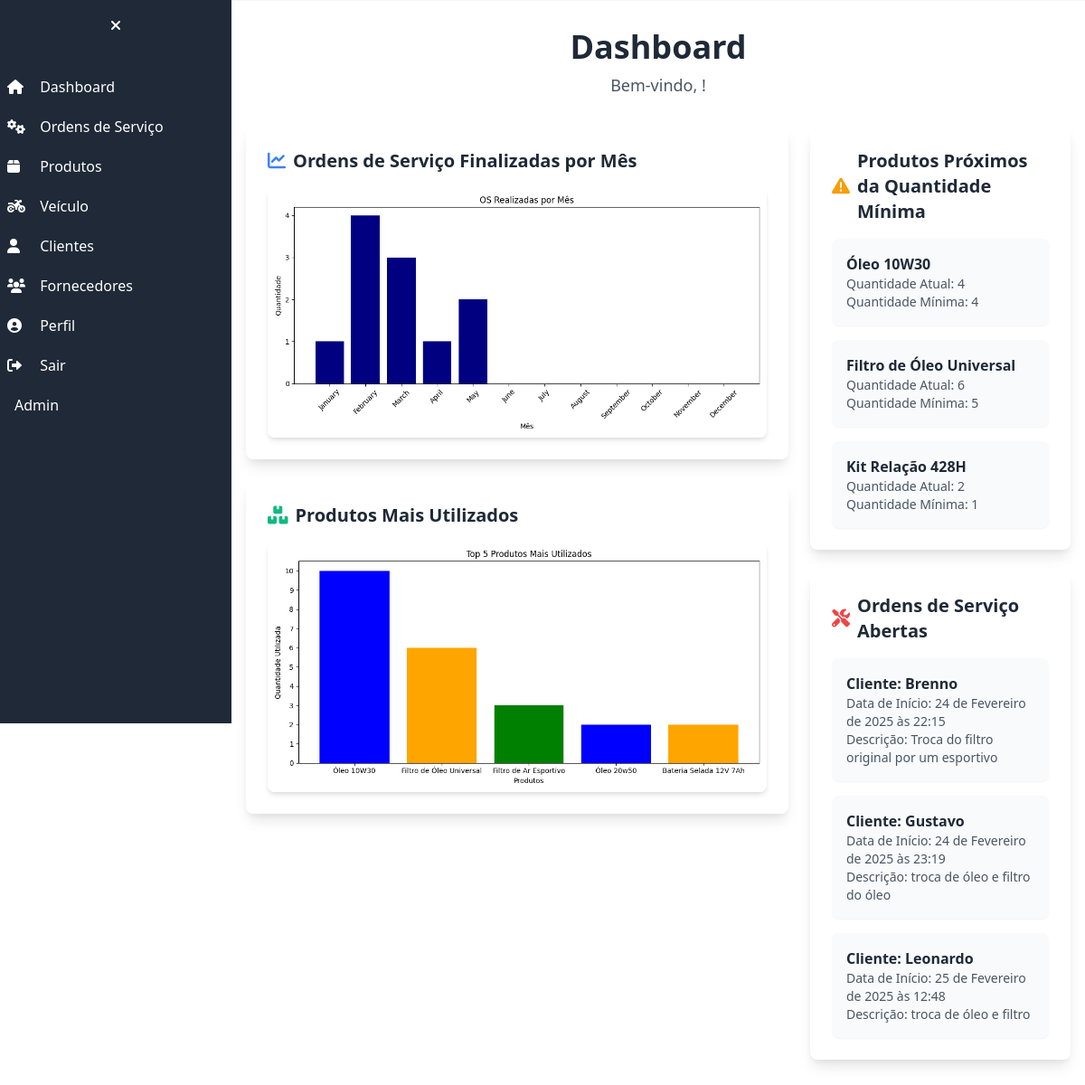
The app's page / (signed in) with its own data.
### produto/models.py (models this page shows, shortened)
class Produto(models.Model):
    fornecedor = models.ForeignKey(Fornecedor, on_delete=models.CASCADE, verbose_name='Fornecedor')
    nome = models.CharField(max_length=255)
    descricao = models.TextField()
    valor = models.DecimalField(max_digits=10, decimal_places=2)
    outras_despesas = models.DecimalField(max_digits=10, decimal_places=2, default=0.00)
    custo_final = models.DecimalField(max_digits=10, decimal_places=2)
    lucro = models.DecimalField(max_digits=10, decimal_places=2)
    valor_venda = models.DecimalField(max_digits=10, decimal_places=2)
    qtd_minima = models.IntegerField()
    qtd_maxima = models.IntegerField()
    qtd_atual = models.IntegerField()

### ordem_servico/models.py (models this page shows, shortened)
class OS(models.Model):
    cliente_nome = models.ForeignKey(Cliente, on_delete=models.CASCADE, verbose_name='Nome do Cliente')
    veiculo = models.ManyToManyField(Veiculo, verbose_name='Veiculo do Cliente')
    foto_inicio = models.ImageField(upload_to='images/', blank=True, verbose_name='Foto do veiculo antes da OS')
    data_inicio = models.DateTimeField(auto_now_add=True, null=False, blank=False, verbose_name="Data de inicio")
    data_fim = models.DateTimeField(null=True, blank=True, verbose_name="Data de entrega")
    foto_fim = models.ImageField(upload_to='images/', blank=True, null=True, verbose_name='Foto do veiculo depois da OS')
    mao_obra = models.DecimalField(max_digits=10, decimal_places=2, verbose_name='Valor da mão de obra')
    descricao = models.TextField(blank=True, verbose_name='Descrição')
    valor_total = models.DecimalField(max_digits=10, decimal_places=2)
    observacao = models.TextField('OBSERVAÇÕES', blank=True)
    class Meta:
        verbose_name = 'Ordem de Serviço'
        verbose_name_plural = 'Ordens de Serviço'

### cliente/models.py (models this page shows, shortened)
class Cliente(models.Model):
    nome = models.CharField('NOME', max_length=255)
    cpf_cnpj = models.CharField('CPF', max_length=18, validators=[validate_cpf_cnpj])
    data_nascimento = models.DateField('NASCIDO EM')
    telefone = models.CharField('TELEFONE 1', max_length=20, validators=[validate_phone])
    telefone2 = models.CharField('TELEFONE 2', max_length=20, validators=[validate_phone], blank=True)
    email = models.EmailField('EMAIL', blank=True)
    endereco_cep = models.CharField('CEP', max_length=10, blank=True)
    endereco_logradouro = models.CharField('ENDEREÇO', max_length=255, blank=True)
    endereco_numero = models.CharField('NÚMERO', max_length=10, blank=True)
    endereco_bairro = models.CharField('BAIRRO', max_length=255, blank=True)
    endereco_cidade = models.CharField('CIDADE', max_length=255, blank=True)
    endereco_estado = models.CharField('ESTADO', max_length=2, choices=ESTADOS_CHOICES, blank=True)
    endereco_complemento = models.CharField('COMPLEMENTO', max_length=255, blank=True)
    observacao = models.TextField('OBSERVAÇÕES', blank=True)
    criado_em = models.DateTimeField('CRIADO EM', auto_now_add=True)
    class Meta:
        verbose_name = 'Cliente'
        verbose_name_plural = 'Clientes'
    def __str__(self) -> str:
        return self.nome

### dashboard/views.py (the view)
# urls.py: path('', view=dashboard, name='dashboard'),
def dashboard(request):
    produtos_proximos_minimo = Produto.objects.filter(qtd_atual__lte=F('qtd_minima') + 2)
    ordens_abertas = OS.objects.filter(data_fim__isnull=True)
    ordens_finalizadas_por_mes = (
        OS.objects.filter(data_fim__isnull=False)
        .annotate(mes=TruncMonth('data_fim'))
        .values('mes')
        .annotate(total=Count('id'))
        .order_by('mes')
    )
    meses_do_ano = {month: 0 for month in range(1, 13)}
    for item in ordens_finalizadas_por_mes:
        mes = item['mes'].month
        meses_do_ano[mes] = item['total']
    labels_os = [calendar.month_name[mes] for mes in meses_do_ano.keys()]
    data_os = list(meses_do_ano.values())
    plt.figure(figsize=(10, 5))
    plt.bar(labels_os, data_os, color='navy')
    plt.title("OS Realizadas por Mês")
    plt.xlabel("Mês")
    plt.ylabel("Quantidade")
    plt.xticks(rotation=45)
    plt.yticks(range(0, max(data_os) + 1))
    plt.tight_layout()
    buffer_os = io.BytesIO()
    plt.savefig(buffer_os, format='png')
    buffer_os.seek(0)
    image_base64_os = base64.b64encode(buffer_os.read()).decode('utf-8')
    buffer_os.close()
    produtos_mais_utilizados = (
        OSProduto.objects.values('produto__nome')
        .annotate(total_quantidade=Sum('quantidade'))
        .order_by('-total_quantidade')[:5]
    )
    nomes_produtos = [produto['produto__nome'] for produto in produtos_mais_utilizados]
    quantidades = [produto['total_quantidade'] for produto in produtos_mais_utilizados]
    plt.figure(figsize=(10, 5))
    plt.bar(nomes_produtos, quantidades, color=['blue', 'orange', 'green'])
    plt.title("Top 5 Produtos Mais Utilizados")
    plt.xlabel("Produtos")
    plt.ylabel("Quantidade Utilizada")
    plt.yticks(range(0, max(quantidades) + 1))
    plt.tight_layout()
    buffer_produtos = io.BytesIO()
    plt.savefig(buffer_produtos, format='png')
    buffer_produtos.seek(0)
    image_base64_produtos = base64.b64encode(buffer_produtos.read()).decode('utf-8')
    buffer_produtos.close()
    return render(request, 'dashboard.html', {
        'produtos_proximos_minimo': produtos_proximos_minimo,
        'ordens_abertas': ordens_abertas,
        'grafico_os': image_base64_os,
        'grafico_produtos': image_base64_produtos,
    })

### templates/dashboard.html (shortened to what this page needs)
{% extends "base.html" %}
{% block content %}
<div class="container mx-auto px-4 py-8">
    <div class="text-center mb-8">
        <h1 class="text-4xl font-bold text-gray-800">Dashboard</h1>
        <p class="text-lg text-gray-600 mt-2">Bem-vindo, {{ user.first_name }}!</p>
    </div>
    <div class="grid grid-cols-1 lg:grid-cols-3 gap-6">
        <div class="lg:col-span-2">
            <div class="bg-white p-6 rounded-lg shadow-lg mb-6">
                <h2 class="text-xl font-bold text-gray-800 mb-4 flex items-center">
                    <i class="fas fa-chart-line text-blue-500 mr-2"></i>
                    Ordens de Serviço Finalizadas por Mês
                </h2>
                <div class="flex justify-center">
                    <img alt="Gráfico de OS Finalizadas" class="rounded-lg shadow-md">
                </div>
            </div>
            <div class="bg-white p-6 rounded-lg shadow-lg">
                <h2 class="text-xl font-bold text-gray-800 mb-4 flex items-center">
                    <i class="fas fa-boxes text-green-500 mr-2"></i>
                    Produtos Mais Utilizados
                </h2>
                <div class="flex justify-center">
                    <img alt="Gráfico de Produtos Mais Utilizados" class="rounded-lg shadow-md">
                </div>
            </div>
        </div>
        <div class="lg:col-span-1">
            <div class="bg-white p-6 rounded-lg shadow-lg mb-6">
                <h2 class="text-xl font-bold text-gray-800 mb-4 flex items-center">
                    <i class="fas fa-exclamation-triangle text-yellow-500 mr-2"></i>
                    Produtos Próximos da Quantidade Mínima
                </h2>
                <div class="space-y-4">
                    {% for produto in produtos_proximos_minimo %}
                        <div class="bg-gray-50 p-4 rounded-lg shadow-sm hover:shadow-md transition-shadow">
                            <p class="font-bold text-gray-800">{{ produto.nome }}</p>
                            <p class="text-sm text-gray-600">Quantidade Atual: {{ produto.qtd_atual }}</p>
                            <p class="text-sm text-gray-600">Quantidade Mínima: {{ produto.qtd_minima }}</p>
                        </div>
                    {% empty %}
                        <p class="text-gray-600 text-center">Não há produtos próximos da quantidade mínima.</p>
                    {% endfor %}
                </div>
            </div>
            <div class="bg-white p-6 rounded-lg shadow-lg">
                <h2 class="text-xl font-bold text-gray-800 mb-4 flex items-center">
                    <i class="fas fa-tools text-red-500 mr-2"></i>
                    Ordens de Serviço Abertas
                </h2>
                <div class="space-y-4">
                    {% for ordem in ordens_abertas %}
                        <div class="bg-gray-50 p-4 rounded-lg shadow-sm hover:shadow-md transition-shadow">
                            <p class="font-bold text-gray-800">Cliente: {{ ordem.cliente_nome }}</p>
                            <p class="text-sm text-gray-600">Data de Início: {{ ordem.data_inicio }}</p>
                            <p class="text-sm text-gray-600">Descrição: {{ ordem.descricao }}</p>
                        </div>
                    {% empty %}
                        <p class="text-gray-600 text-center">Não há ordens de serviço abertas no momento.</p>
                    {% endfor %}
                </div>
            </div>
        </div>
    </div>
</div>
{% endblock %}

### records on screen
Produto: nome "Óleo 10W30", qtd_atual "4", qtd_minima "4"
Produto: nome "Filtro de Óleo Universal", qtd_atual "6", qtd_minima "5"
Produto: nome "Kit Relação 428H", qtd_atual "2", qtd_minima "1"
OS: cliente_nome "Brenno", data_inicio "24 de Fevereiro de 2025 às 22:15", descricao "Troca do filtro original por um esportivo"
OS: cliente_nome "Gustavo", data_inicio "24 de Fevereiro de 2025 às 23:19", descricao "troca de óleo e filtro do óleo"
OS: cliente_nome "Leonardo", data_inicio "25 de Fevereiro de 2025 às 12:48", descricao "troca de óleo e filtro"
